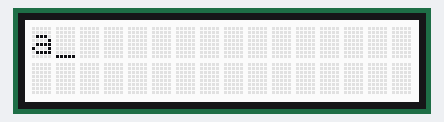
The program below on a simulated Arduino Uno, built with avr-gcc and run on an emulated ATmega328P. Shown: 16×2 character LCD.

Above: at 0.1 s.
At 4.6 s:
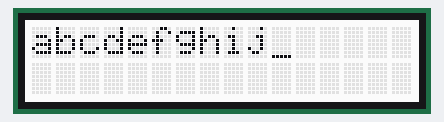
At 9.6 s:
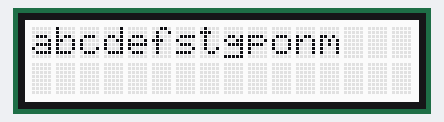
At 19.7 s:
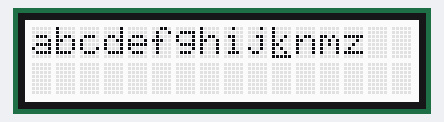
At 29.2 s:
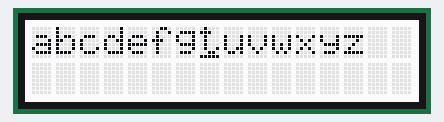
At 39.2 s:
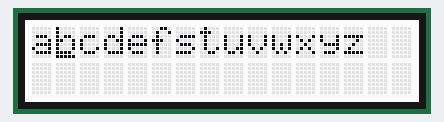

The program:

main.cpp
```cpp
#include <Arduino.h>
#include <Wire.h>
#include "rgb_lcd.h"

rgb_lcd lcd;

int unCaractere = 'a';

void setup()
{
    // Définir la taille de l'écran
    lcd.begin(16, 2);
    // afficher le curseur
    lcd.cursor();
}

void loop()
{
    // changer la direction d'affichage si 'm':
    if (unCaractere == 'm')
    {
        // afficher de roite à gauche
        lcd.rightToLeft();
    }
    // changer la direction d'affichage si 's':
    if (unCaractere == 's')
    {
        // afficher de gauche à droite
        lcd.leftToRight();
    }
    // Si 'z' alors reset
    if (unCaractere > 'z')
    {
        // aller à (0,0):
        lcd.home();
        // Recommencer avec 'a'
        unCaractere = 'a';
    }
    // Afficher le car
    lcd.write(unCaractere);
    // Attendre un peu
    delay(500);
    // Incrémenter la valeur du caractère
    unCaractere++;
}
```

Measured:
- what the display in image 1 shows lasts 0.5 s, from 4.6 s to 5.1 s
